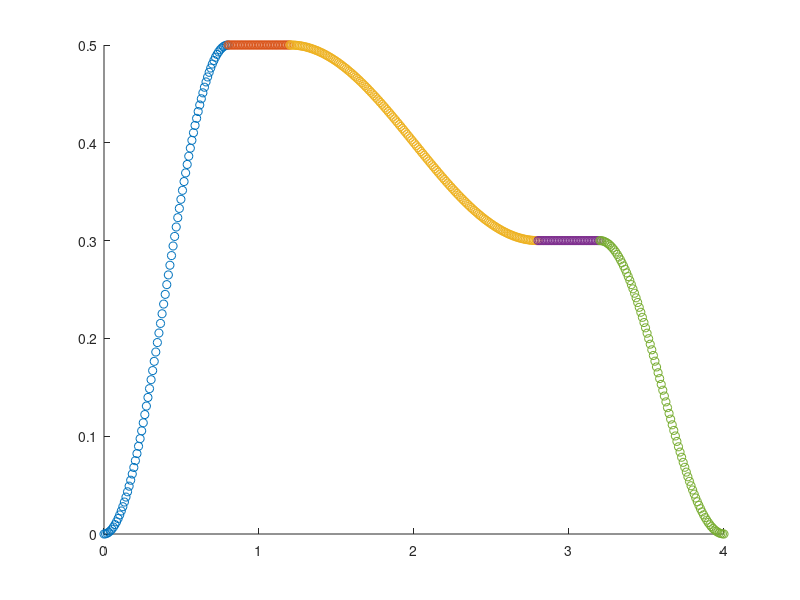

The MATLAB script that drew this image: (Note: this script raises an error after producing the figure.)
close all

% TO CHANGE

T = 4; % Total duration
D1 = 0.4; % Grip deadtime
D2 = 0.4; % Release deatime
d1 = 0.8; % TO duration
d2 = 0.8; % TRANSITION 1 duration
d3 = 0.8; % TRANSITION 2 duration
d4 = 0.8; % RETURN duration
A1 = 0.5; % TO distance
A2 = 0.3; % Release distance

N = 400; % Number of 'POINTS'

C1 = A1-A2;
E1 = A1+A2;

filename = 'Profile_x';

% END TO CHANGE



% Calculate each section number of points
N1 = int16(N/T*d1);
N2 = int16(N/T*D1);
N3 = int16(N/T*(d2+d3));
% N4 = int16(N/T*d3);
N5 = int16(N/T*D2);
N6 = N-N1-N2-N3-N5;

% Determine end of phase 1 and 2 time
l1 = 0+d1;
l2 = l1+D1;
l3 = l2+d3+d4;
% l4 = l3+d4;
l5 = l3+D2;

% linearly spread space for all 3 phases
n1 = linspace(0,d1,N1);
n2 = linspace(l1,l2,N2);
n3 = linspace(l2,l3,N3);
% n4 = linspace(l3,l4,N4);
n5 = linspace(l3,l5,N5);
n6 = linspace(l5,T,N6);

% Phase 1, reshape to fit 1xn
y1 = (-A1*cos(1/d1*pi*n1) + A1)/2;
y1 = reshape(y1, [N1,1]);

% Phase 2, only get 1st column
y2 = A1*ones(N2);
y2 = y2(:,1);

% Phase 3, reshape to fit 1xn
y3 = (C1*cos(1/(d2+d3)*pi*(n3-l2)) + E1)/2;
y3 = reshape(y3, [N3,1]);

% Phase 4, reshape to fit 1xn
% % y4 = (-A2*cos(1/d3*pi*(n4-l3)) + A2)/2;
% % y4 = reshape(y4, [N4,1]);

% Phase 5, only get 1st column
y5 = A2*ones(N5);
y5 = y5(:,1);

% Phase 6, reshape to fit 1xn
y6 = (A2*cos(1/d4*pi*(n6-l5)) + A2)/2;
y6 = reshape(y6, [N6,1]);

% join x and y axis 
y = [y1; y2; y3; y5; y6];
n = [reshape(n1, [N1,1]); reshape(n2, [N2,1]); reshape(n3, [N3,1]); reshape(n5, [N5,1]); reshape(n6, [N6,1])];
x_profile_V2 = [n y];

% Export
save(filename,'x_profile_V2');

% Visualise plots
scatter(n1,y1);
hold on;
scatter(n2,y2);
scatter(n3,y3);
scatter(n5,y5);
scatter(n6,y6);

scatter(grip_profile_V2(:,1),grip_profile_V2(:,2))
scatter(z_profile_V2(:,1),z_profile_V2(:,2))
scatter(y_profile_V2(:,1),y_profile_V2(:,2))


